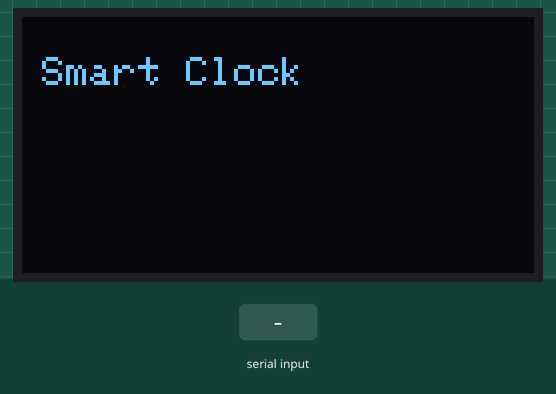
The sketch below on a simulated Arduino Uno, built with avr-gcc and run on an emulated ATmega328P. Shown: 128×64 one-colour display. The inputs (shaded band) are chosen by the test bench. The local clock reads 2024-03-15 10:24:30 at power-on unless the sketch sets it; what the sketch prints to the serial monitor is not drawn.

Above: at 0.1 s.
At 3.2 s:
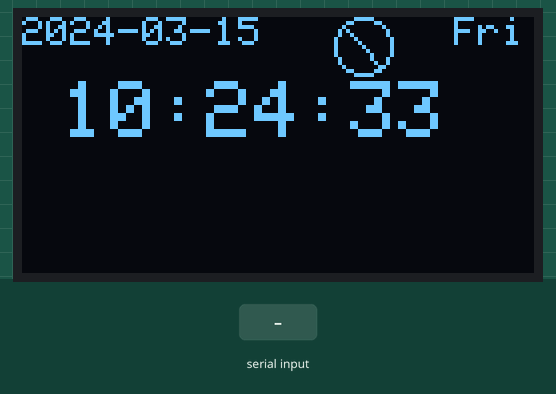
3.3 s: "SET\n" received over Serial
At 4.4 s:
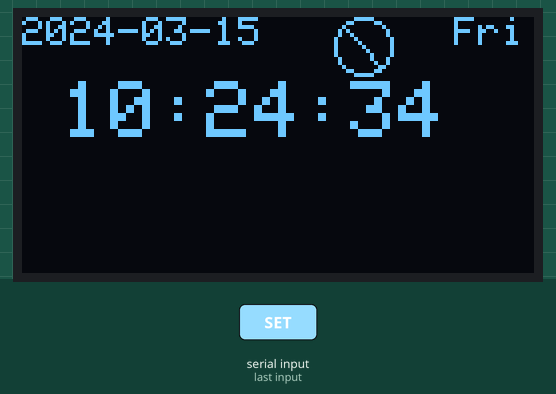
5.5 s: "ALARM\n" received over Serial
7.5 s: "SET,45\n" received over Serial
Timing chart, 0 to 10.5 s (numbered marks = the images above; inputs shaded):
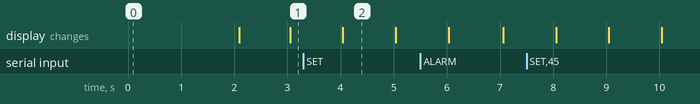

Measured:
- what the display in image 2 shows lasts 1.0 s, from 4.0 s to 5.0 s

The sketch:

project_4.ino
```cpp
#include <SPI.h>
#include <Adafruit_GFX.h>
#include <Adafruit_SSD1306.h>
#include <RTClib.h>

#define SCREEN_WIDTH 128
#define SCREEN_HEIGHT 64
#define OLED_MOSI  11
#define OLED_CLK   13
#define OLED_DC    9
#define OLED_CS    10
#define OLED_RST   8

Adafruit_SSD1306 display(OLED_MOSI, OLED_CLK, OLED_DC, OLED_RST, OLED_CS);
RTC_DS1307 rtc;

DateTime now;
DateTime alarmTime;
bool alarmEnabled = false;

// 引脚定义
const int buzzer = 6;  // 蜂鸣器连接到D6
const int alarmFreq = 1000;  // 闹铃频率1000Hz

void setup() {
  Serial.begin(9600);
  pinMode(buzzer, OUTPUT);
  digitalWrite(buzzer, LOW);  // 初始化为低电平，确保蜂鸣器不响

  // OLED初始化
  if(!display.begin(SSD1306_SWITCHCAPVCC)) {
    Serial.println("SSD1306初始化失败");
    while(1);
  }
  display.clearDisplay();

  // 显示开机画面
  display.setTextSize(1);
  display.setTextColor(SSD1306_WHITE);
  display.setCursor(5,10);
  display.print("Smart Clock");
  display.display();
  delay(2000);

  // RTC初始化
  if (!rtc.begin()) {
    Serial.println("RTC Error");
    while(1);
  }
  if (!rtc.isrunning()) {
    Serial.println("RTC未运行，设置为编译时间");
    rtc.adjust(DateTime(F(__DATE__), F(__TIME__)));
  }
}

void loop() {
  now = rtc.now();
  handleSerial();
  updateDisplay();
  checkAlarm();
}

void updateDisplay() {
  display.clearDisplay();

  // 顶部日期显示
  display.setTextColor(SSD1306_WHITE);
  display.setTextSize(1);
  display.setCursor(0,0);
  display.print(now.year());
  display.print("-");
  if(now.month() < 10) display.print("0");
  display.print(now.month());
  display.print("-");
  if(now.day() < 10) display.print("0");
  display.print(now.day());

  // 添加机械表盘 - 在日期右侧
  const int clockX = 85;  // 表盘中心X坐标
  const int clockY = 7;   // 表盘中心Y坐标
  const int radius = 7;   // 表盘半径

  // 绘制表盘外圈
  display.drawCircle(clockX, clockY, radius, SSD1306_WHITE);

  // 计算时针和分针的角度
  float hourAngle = (now.hour() % 12 + now.minute() / 60.0) * 30 * PI / 180;
  float minAngle = now.minute() * 6 * PI / 180;

  // 绘制时针（较短）
  int hourX = clockX + (radius-2) * sin(hourAngle);
  int hourY = clockY - (radius-2) * cos(hourAngle);
  display.drawLine(clockX, clockY, hourX, hourY, SSD1306_WHITE);

  // 绘制分针（较长）
  int minX = clockX + radius * sin(minAngle);
  int minY = clockY - radius * cos(minAngle);
  display.drawLine(clockX, clockY, minX, minY, SSD1306_WHITE);

  // 星期显示 - 调整位置
  int maxWidth = SCREEN_WIDTH;  // 128像素宽
  int maxHeight = SCREEN_HEIGHT;  // 64像素高
  display.setCursor(maxWidth - 20, 0);
  display.print(getWeekday(now.dayOfTheWeek()));

  // 中间时间显示 - 调整大小和位置
  display.setTextSize(2);
  display.setCursor(10, 16);  // 左对齐，减少宽度需求
  if(now.hour()<10) display.print("0");
  display.print(now.hour());
  display.print(":");
  if(now.minute()<10) display.print("0");
  display.print(now.minute());
  display.print(":");
  if(now.second()<10) display.print("0");
  display.print(now.second());

  display.display();
}

String getWeekday(uint8_t day) {
  const char* days[] = {"Sun","Mon","Tue","Wed","Thu","Fri","Sat"};
  return days[day];
}

void handleSerial() {
  if(Serial.available()){
    String cmd = Serial.readStringUntil('\n');

    if(cmd.startsWith("SET")){
      setTime(cmd);
    }
    else if(cmd.startsWith("ALARM")){
      setAlarm(cmd);
    }
  }
}

void setTime(String cmd) {
  // 调试输出接收到的命令
  Serial.print("Received time command: ");
  Serial.println(cmd);

  // 确保命令格式正确
  if (cmd.length() < 23) {
    Serial.println("Time format error");
    return;
  }

  int y = cmd.substring(4,8).toInt();
  int m = cmd.substring(9,11).toInt();
  int d = cmd.substring(12,14).toInt();
  int hh = cmd.substring(15,17).toInt();
  int mm = cmd.substring(18,20).toInt();
  int ss = cmd.substring(21,23).toInt();

  // 验证时间有效性
  if (y >= 2000 && y <= 2099 && m >= 1 && m <= 12 && d >= 1 && d <= 31 &&
      hh >= 0 && hh < 24 && mm >= 0 && mm < 60 && ss >= 0 && ss < 60) {
    rtc.adjust(DateTime(y, m, d, hh, mm, ss));
    Serial.println("Time set successfully");

    // 立即更新当前时间
    now = rtc.now();
  } else {
    Serial.println("Invalid time values");
  }
}

void setAlarm(String cmd) {
  // 调试输出接收到的命令
  Serial.print("Received alarm command: ");
  Serial.println(cmd);

  // 格式检查
  if (cmd.length() < 11) {
    Serial.println("Alarm format error");
    return;
  }

  int hh = cmd.substring(6,8).toInt();
  int mm = cmd.substring(9,11).toInt();

  // 验证时间有效性
  if (hh >= 0 && hh < 24 && mm >= 0 && mm < 60) {
    // 确保闹钟设置为未来时间
    DateTime currentTime = rtc.now();
    DateTime newAlarm(currentTime.year(), currentTime.month(), currentTime.day(), hh, mm, 0);

    // 如果闹钟时间已经过去，设置为明天
    if (newAlarm.unixtime() <= currentTime.unixtime() &&
        (currentTime.hour() > hh || (currentTime.hour() == hh && currentTime.minute() >= mm))) {
      newAlarm = DateTime(currentTime.year(), currentTime.month(), currentTime.day() + 1, hh, mm, 0);
    }

    alarmTime = newAlarm;
    alarmEnabled = true;
    Serial.print("Alarm set to: ");
    Serial.print(hh);
    Serial.print(":");
    if(mm < 10) Serial.print("0");
    Serial.println(mm);
  } else {
    Serial.println("Invalid alarm time");
  }
}

void checkAlarm() {
  // 使用tone()函数让蜂鸣器发声
  if(alarmEnabled && now.hour()==alarmTime.hour()
     && now.minute()==alarmTime.minute() && now.second()<3) {
    // 闹钟在分钟开始的前3秒内持续响铃
    tone(buzzer, alarmFreq);  // 使用tone()函数发声
  } else {
    noTone(buzzer);  // 停止发声
  }
}
```
